Frame 1 (no input): blank canvas, image omitted
Frame 60 (no input): blank canvas, image omitted
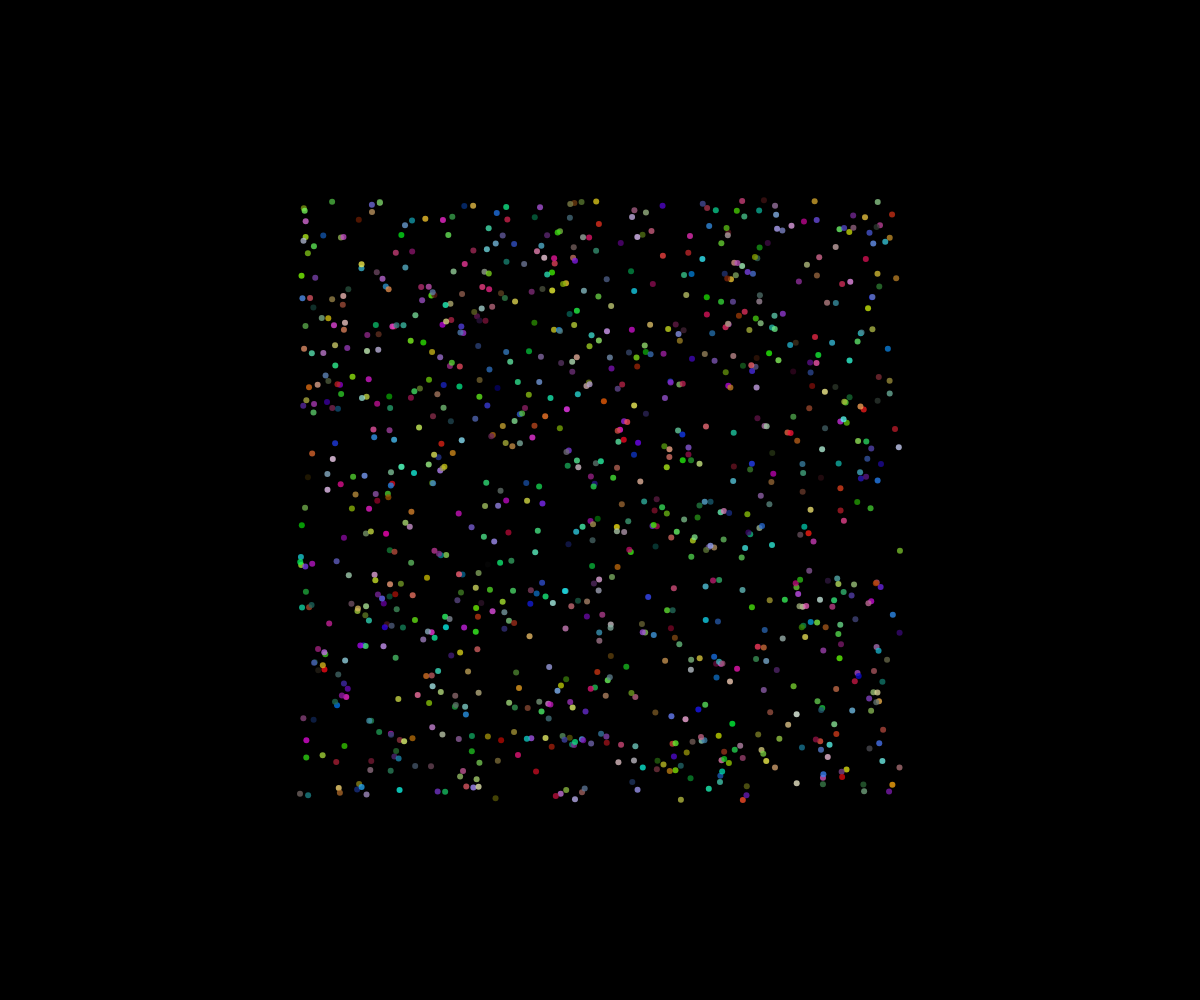
Frame 120 (the mouse pressed at the canvas centre since frame 60)

The p5.js sketch whose frames 1 and 60 were blank and that drew this single picture after the mouse press (run headless with seeded random() and noise() and a simulated clock; from frame 60 on, the mouse is pressed at the canvas centre):

// p5.js sketch
// ── sketch.js
// Fireworks OOP
// Your Name
// Date
//
// Extra for Experts:
// - describe what you did to take this project "above and beyond"

class Particle{
  constructor(x,y){
    this.x = x;
    this.y = y;
    this.dx = random(-5, 5);
    this.dy = random(-5, 5);
    this.radius = 3;
    this.r = random(0, 255);
    this.g = random(0, 255);
    this.b = random(0, 255);
    this.opacity = 255;
  }

  update(){
    //fade over time
    this.opacity--;
    //move
    this.x += this.dx;
    this.y += this.dy;
  }

  display(){
    noStroke();
    fill(this.r, this.g, this.b, this.opacity);
    circle(this.x, this.y, this.radius*2);
  }
}

let theFireworks = [];
const NUMBER_OF_FIREWORKS_PER_CLICK = 1000;

function setup() {
  createCanvas(windowWidth, windowHeight);
}

function draw() {
  background(0);
  for(let someFirework of theFireworks){
    someFirework.update();
    someFirework.display();
  }
}

function mousePressed(){
  for(let i = 0; i < NUMBER_OF_FIREWORKS_PER_CLICK; i ++ ){
    let aFirework = new Particle(mouseX, mouseY);
    theFireworks.push(aFirework);
  }
}
